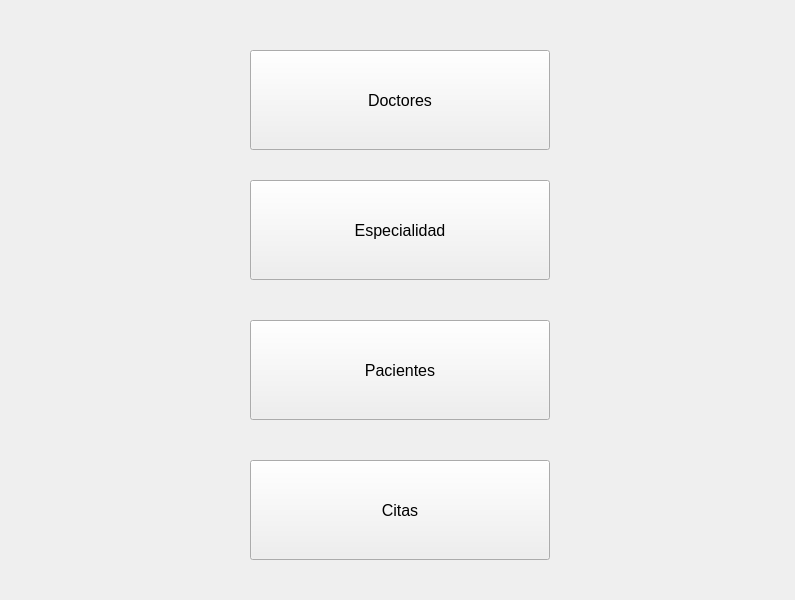
<?xml version="1.0" encoding="UTF-8"?>
<ui version="4.0">
 <class>Widget</class>
 <widget class="QWidget" name="Widget">
  <property name="geometry">
   <rect>
    <x>0</x>
    <y>0</y>
    <width>795</width>
    <height>600</height>
   </rect>
  </property>
  <property name="font">
   <font>
    <pointsize>12</pointsize>
   </font>
  </property>
  <property name="windowTitle">
   <string>Widget</string>
  </property>
  <widget class="QPushButton" name="especialidadButton">
   <property name="geometry">
    <rect>
     <x>250</x>
     <y>180</y>
     <width>300</width>
     <height>100</height>
    </rect>
   </property>
   <property name="text">
    <string>Especialidad</string>
   </property>
   <property name="iconSize">
    <size>
     <width>100</width>
     <height>100</height>
    </size>
   </property>
  </widget>
  <widget class="QPushButton" name="pacientesButton">
   <property name="geometry">
    <rect>
     <x>250</x>
     <y>320</y>
     <width>300</width>
     <height>100</height>
    </rect>
   </property>
   <property name="text">
    <string>Pacientes</string>
   </property>
  </widget>
  <widget class="QPushButton" name="citasButton">
   <property name="geometry">
    <rect>
     <x>250</x>
     <y>460</y>
     <width>300</width>
     <height>100</height>
    </rect>
   </property>
   <property name="text">
    <string>Citas</string>
   </property>
  </widget>
  <widget class="QPushButton" name="doctoresButton">
   <property name="geometry">
    <rect>
     <x>250</x>
     <y>50</y>
     <width>300</width>
     <height>100</height>
    </rect>
   </property>
   <property name="text">
    <string>Doctores</string>
   </property>
  </widget>
 </widget>
 <resources/>
 <connections/>
</ui>
